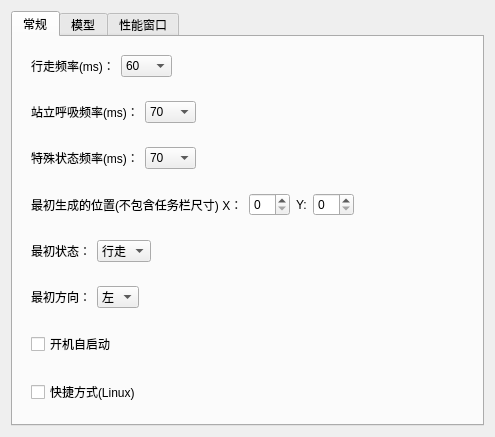
<?xml version="1.0" encoding="UTF-8"?>
<ui version="4.0">
 <class>SetWindow</class>
 <widget class="QWidget" name="SetWindow">
  <property name="geometry">
   <rect>
    <x>0</x>
    <y>0</y>
    <width>495</width>
    <height>401</height>
   </rect>
  </property>
  <property name="windowTitle">
   <string>Form</string>
  </property>
  <layout class="QVBoxLayout" name="verticalLayout">
   <item>
    <widget class="QTabWidget" name="tabWidget">
     <property name="currentIndex">
      <number>0</number>
     </property>
     <property name="documentMode">
      <bool>false</bool>
     </property>
     <property name="tabBarAutoHide">
      <bool>false</bool>
     </property>
     <widget class="QWidget" name="otherSetWidget">
      <attribute name="title">
       <string>常规</string>
      </attribute>
      <layout class="QVBoxLayout" name="verticalLayout_3">
       <item>
        <widget class="QWidget" name="widget" native="true">
         <layout class="QHBoxLayout" name="horizontalLayout">
          <item>
           <widget class="QLabel" name="walkFrequencyLabel">
            <property name="text">
             <string>行走频率(ms)：</string>
            </property>
           </widget>
          </item>
          <item>
           <widget class="QComboBox" name="walkFrequencyComboBox">
            <item>
             <property name="text">
              <string>60</string>
             </property>
            </item>
            <item>
             <property name="text">
              <string>80</string>
             </property>
            </item>
            <item>
             <property name="text">
              <string>100</string>
             </property>
            </item>
            <item>
             <property name="text">
              <string>120</string>
             </property>
            </item>
            <item>
             <property name="text">
              <string>140</string>
             </property>
            </item>
           </widget>
          </item>
          <item>
           <spacer name="horizontalSpacer">
            <property name="orientation">
             <enum>Qt::Orientation::Horizontal</enum>
            </property>
            <property name="sizeHint" stdset="0">
             <size>
              <width>40</width>
              <height>20</height>
             </size>
            </property>
           </spacer>
          </item>
         </layout>
        </widget>
       </item>
       <item>
        <widget class="QWidget" name="widget_2" native="true">
         <layout class="QHBoxLayout" name="horizontalLayout_2">
          <item>
           <widget class="QLabel" name="idleFrequencyLabel">
            <property name="text">
             <string>站立呼吸频率(ms)：</string>
            </property>
           </widget>
          </item>
          <item>
           <widget class="QComboBox" name="idleFrequencyComboBox">
            <item>
             <property name="text">
              <string>70</string>
             </property>
            </item>
            <item>
             <property name="text">
              <string>90</string>
             </property>
            </item>
            <item>
             <property name="text">
              <string>110</string>
             </property>
            </item>
            <item>
             <property name="text">
              <string>130</string>
             </property>
            </item>
            <item>
             <property name="text">
              <string>150</string>
             </property>
            </item>
           </widget>
          </item>
          <item>
           <spacer name="horizontalSpacer_2">
            <property name="orientation">
             <enum>Qt::Orientation::Horizontal</enum>
            </property>
            <property name="sizeHint" stdset="0">
             <size>
              <width>40</width>
              <height>20</height>
             </size>
            </property>
           </spacer>
          </item>
         </layout>
        </widget>
       </item>
       <item>
        <widget class="QWidget" name="widget_7" native="true">
         <layout class="QHBoxLayout" name="horizontalLayout_7">
          <item>
           <widget class="QLabel" name="label_5">
            <property name="text">
             <string>特殊状态频率(ms)：</string>
            </property>
           </widget>
          </item>
          <item>
           <widget class="QComboBox" name="specialStatusComboBox">
            <item>
             <property name="text">
              <string>70</string>
             </property>
            </item>
            <item>
             <property name="text">
              <string>90</string>
             </property>
            </item>
            <item>
             <property name="text">
              <string>110</string>
             </property>
            </item>
            <item>
             <property name="text">
              <string>130</string>
             </property>
            </item>
            <item>
             <property name="text">
              <string>150</string>
             </property>
            </item>
            <item>
             <property name="text">
              <string>170</string>
             </property>
            </item>
            <item>
             <property name="text">
              <string>190</string>
             </property>
            </item>
            <item>
             <property name="text">
              <string>210</string>
             </property>
            </item>
            <item>
             <property name="text">
              <string>230</string>
             </property>
            </item>
            <item>
             <property name="text">
              <string>250</string>
             </property>
            </item>
            <item>
             <property name="text">
              <string>270</string>
             </property>
            </item>
            <item>
             <property name="text">
              <string>290</string>
             </property>
            </item>
           </widget>
          </item>
          <item>
           <spacer name="horizontalSpacer_7">
            <property name="orientation">
             <enum>Qt::Orientation::Horizontal</enum>
            </property>
            <property name="sizeType">
             <enum>QSizePolicy::Policy::Expanding</enum>
            </property>
            <property name="sizeHint" stdset="0">
             <size>
              <width>40</width>
              <height>20</height>
             </size>
            </property>
           </spacer>
          </item>
         </layout>
        </widget>
       </item>
       <item>
        <widget class="QWidget" name="widget_3" native="true">
         <layout class="QHBoxLayout" name="horizontalLayout_3">
          <item>
           <widget class="QLabel" name="label_2">
            <property name="text">
             <string>最初生成的位置(不包含任务栏尺寸) X：</string>
            </property>
           </widget>
          </item>
          <item>
           <widget class="QSpinBox" name="xSpinBox"/>
          </item>
          <item>
           <widget class="QLabel" name="label_3">
            <property name="text">
             <string>Y:</string>
            </property>
           </widget>
          </item>
          <item>
           <widget class="QSpinBox" name="ySpinBox"/>
          </item>
          <item>
           <widget class="QLabel" name="maxSizeLabel">
            <property name="text">
             <string/>
            </property>
           </widget>
          </item>
          <item>
           <spacer name="horizontalSpacer_3">
            <property name="orientation">
             <enum>Qt::Orientation::Horizontal</enum>
            </property>
            <property name="sizeHint" stdset="0">
             <size>
              <width>40</width>
              <height>20</height>
             </size>
            </property>
           </spacer>
          </item>
         </layout>
        </widget>
       </item>
       <item>
        <widget class="QWidget" name="widget_4" native="true">
         <layout class="QHBoxLayout" name="horizontalLayout_4">
          <item>
           <widget class="QLabel" name="label">
            <property name="text">
             <string>最初状态：</string>
            </property>
           </widget>
          </item>
          <item>
           <widget class="QComboBox" name="originalStatusComboBox">
            <item>
             <property name="text">
              <string>行走</string>
             </property>
            </item>
            <item>
             <property name="text">
              <string>站立</string>
             </property>
            </item>
           </widget>
          </item>
          <item>
           <spacer name="horizontalSpacer_4">
            <property name="orientation">
             <enum>Qt::Orientation::Horizontal</enum>
            </property>
            <property name="sizeHint" stdset="0">
             <size>
              <width>40</width>
              <height>20</height>
             </size>
            </property>
           </spacer>
          </item>
         </layout>
        </widget>
       </item>
       <item>
        <widget class="QWidget" name="widget_5" native="true">
         <layout class="QHBoxLayout" name="horizontalLayout_5">
          <item>
           <widget class="QLabel" name="label_4">
            <property name="text">
             <string>最初方向：</string>
            </property>
           </widget>
          </item>
          <item>
           <widget class="QComboBox" name="originalDirectionComboBox">
            <item>
             <property name="text">
              <string>左</string>
             </property>
            </item>
            <item>
             <property name="text">
              <string>右</string>
             </property>
            </item>
           </widget>
          </item>
          <item>
           <spacer name="horizontalSpacer_5">
            <property name="orientation">
             <enum>Qt::Orientation::Horizontal</enum>
            </property>
            <property name="sizeHint" stdset="0">
             <size>
              <width>40</width>
              <height>20</height>
             </size>
            </property>
           </spacer>
          </item>
         </layout>
        </widget>
       </item>
       <item>
        <widget class="QWidget" name="widget_6" native="true">
         <layout class="QHBoxLayout" name="horizontalLayout_6">
          <item>
           <widget class="QCheckBox" name="autoStartCheckBox">
            <property name="text">
             <string>开机自启动</string>
            </property>
            <property name="tristate">
             <bool>false</bool>
            </property>
           </widget>
          </item>
          <item>
           <spacer name="horizontalSpacer_6">
            <property name="orientation">
             <enum>Qt::Orientation::Horizontal</enum>
            </property>
            <property name="sizeHint" stdset="0">
             <size>
              <width>40</width>
              <height>20</height>
             </size>
            </property>
           </spacer>
          </item>
         </layout>
        </widget>
       </item>
       <item>
        <widget class="QWidget" name="widget_8" native="true">
         <layout class="QHBoxLayout" name="horizontalLayout_8">
          <item>
           <widget class="QCheckBox" name="shortcutCheckBox">
            <property name="text">
             <string>快捷方式(Linux)</string>
            </property>
           </widget>
          </item>
          <item>
           <spacer name="horizontalSpacer_8">
            <property name="orientation">
             <enum>Qt::Orientation::Horizontal</enum>
            </property>
            <property name="sizeHint" stdset="0">
             <size>
              <width>40</width>
              <height>20</height>
             </size>
            </property>
           </spacer>
          </item>
         </layout>
        </widget>
       </item>
       <item>
        <spacer name="verticalSpacer">
         <property name="orientation">
          <enum>Qt::Orientation::Vertical</enum>
         </property>
         <property name="sizeHint" stdset="0">
          <size>
           <width>20</width>
           <height>40</height>
          </size>
         </property>
        </spacer>
       </item>
      </layout>
     </widget>
     <widget class="QWidget" name="modelTabWidget">
      <attribute name="title">
       <string>模型</string>
      </attribute>
      <layout class="QGridLayout" name="gridLayout">
       <item row="3" column="0">
        <widget class="QScrollArea" name="scrollArea">
         <property name="widgetResizable">
          <bool>true</bool>
         </property>
         <widget class="QWidget" name="scrollAreaWidgetContents">
          <property name="geometry">
           <rect>
            <x>0</x>
            <y>0</y>
            <width>453</width>
            <height>334</height>
           </rect>
          </property>
         </widget>
        </widget>
       </item>
      </layout>
     </widget>
     <widget class="QWidget" name="performanceTabWidget">
      <attribute name="title">
       <string>性能窗口</string>
      </attribute>
      <layout class="QVBoxLayout" name="verticalLayout_2">
       <item>
        <widget class="QCheckBox" name="memroyCheckBox">
         <property name="text">
          <string>内存进度条</string>
         </property>
        </widget>
       </item>
       <item>
        <widget class="QCheckBox" name="cpuCheckBox">
         <property name="text">
          <string>CPU进度条</string>
         </property>
        </widget>
       </item>
       <item>
        <spacer name="verticalSpacer_2">
         <property name="orientation">
          <enum>Qt::Orientation::Vertical</enum>
         </property>
         <property name="sizeHint" stdset="0">
          <size>
           <width>20</width>
           <height>40</height>
          </size>
         </property>
        </spacer>
       </item>
      </layout>
     </widget>
    </widget>
   </item>
  </layout>
 </widget>
 <resources/>
 <connections/>
</ui>
